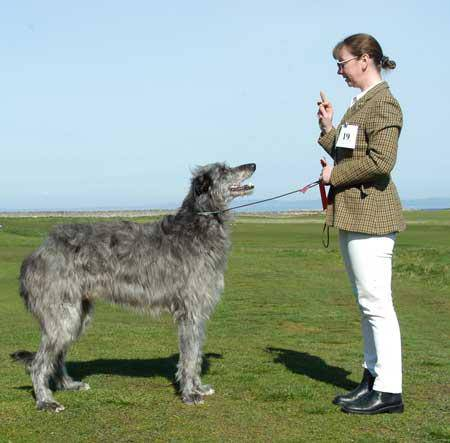
#> input picture train/01e787576c003930f96c966f9c3e1d44.jpg, 450 x 443 px, given in place of 0e47c35f24067b19557e15fcfd48778c.jpg, which was not available
$ jupyter execute --allow-errors 'Capstone - Transfer Learning using Resnet.ipynb'   (text cells are left out)
#> lines starting #> are read from the running program, lines starting #| are printed output that depends on the picture; pictures that were not available may be replaced by others from this repository, and a replacement may not be noted
[cell 1]
import tensorflow as tf
import tensorflow_hub as hub
import os
import cv2
import numpy as np
import pandas as pd
import matplotlib.pyplot as plt

[cell 2]
tf.logging.set_verbosity('ERROR')
#> (this line was passed over: tensorflow is not available in this run)

# set trainable true/False -> fine tune entire model for input data
#> (the rest of this cell did not finish here and is left out)

[cell 3]
# tf.global_variables()
# module.variable_map
tf.logging.set_verbosity('INFO')
#> (this line was passed over: tensorflow is not available in this run)
LOG_DIR = '.graphTransfer'
TRAIN_DIR = 'resTrain/'

#> (a cell that did not finish here is left out)

[cell 5]
label = pd.read_csv("labels.csv", delimiter=',', index_col=0) # 120 labels
#> (reads labels.csv from the repository)
labelOneHot = pd.get_dummies(label.breed) # 120 labels

# train and validation set
val_set = labelOneHot.sample(n=222, replace=False)
labelOneHot  = labelOneHot.drop(labels=val_set.index, axis=0)

global curr_batch  # flag to track current batch being fed in each epoch
curr_batch = 0     # first initialization, re-initialize with caution

'''
input batch-size, default = 100
uses global variable curr_batch to remember current batch location
returns tuple (flag for next batch, list of files, list of labels, 4-d array->(batch, h, w, c))
'''
def next_batch(batch_size=25, random=False):
#> called with batch_size = 1, random = True
    next_batch = True
    if random:
        label_list = val_set.sample(n=batch_size, replace=False)
        batch_list = label_list.index
    else:
        global curr_batch
        start = curr_batch*batch_size
        end   = (curr_batch+1)*batch_size
        # print("feeding Batch : " + str(curr_batch))
        # Check is it's last batch
        if ((curr_batch+1)*batch_size>len(labelOneHot)):
            end = len(labelOneHot)-1
            next_batch = False
        label_list = labelOneHot[start:end]
        batch_list = label_list.index


    batch = []
    for img in batch_list:
        pic = cv2.imread(TRAIN_DIR+img+".jpg", cv2.IMREAD_UNCHANGED)
#> pic is the input picture: shape (443, 450, 3); mean B, G, R 148.7, 163.4, 148.6
        batch.append(pic)
    batch = np.stack(batch, axis=0)
    if not(random):
        curr_batch = curr_batch + 1

    return next_batch, batch_list, label_list, batch

[cell 6]
''' Image Transformation Definitions '''
'''
randomly crop image
set kee_dim true to keep input and out put dimensions same
cropped height and width fraction
'''
def random_crop(input, h_frac=0.6, w_frac=0.6, keep_dim=True):
    height, width, _ = input.shape
    h, w = int(h_frac*height), int(w_frac*width)
    y, x = np.random.randint(0, height-h), np.random.randint(0, width-w)
    if keep_dim:
        return cv2.resize(input[x:x+w, y:y+h, :], (height, width), interpolation=cv2.INTER_CUBIC)
    else:
        return input[x:x+w, y:y+h, :]

'''
Performs gaussian or median blur of random strength
upper limit of blur strength can be passes as parameter
'''
def random_blur(input, max_strength=0.2):
    h, w, _ = input.shape
    rand = np.random.randint(0, max_strength*h)
    if rand%2==0:
        max_strength = max_strength/4
        a, b = np.random.randint(1, int(max_strength*h)), np.random.randint(1, int(max_strength*w))
        a, b = 2*a+1, 2*b+1
        return cv2.GaussianBlur(input,(a, b),0)
    else:
        rand = 2*int(rand/4)+1
        return cv2.medianBlur(input,rand)

'''
randomly rotate the image about center with scale factor of 1.1
'''
def random_rotate(input):
    rows, cols, _ = input.shape
    theta = np.random.randint(0, 360)
    M = cv2.getRotationMatrix2D((cols/2,rows/2),theta,1.1)
    return cv2.warpAffine(input,M,(cols,rows))

def random_noise(input, strength=50):
    a, b, c = input.shape
    Strength = np.random.randint(0, strength)
    noise = np.random.randn(a, b, c)
    out = input+Strength*noise
    a = np.max(out); b = min(0, np.min(out))
    return np.uint8(254/(a-b)*(out-b))

def random_skew():

    pts1 = np.float32([[50,50],[200,50],[50,200]])
    pts2 = np.float32([[10,100],[200,50],[100,200]])

    M = cv2.getAffineTransform(pts1,pts2)

    return cv2.warpAffine(img,M,(cols,rows))

[cell 7]
_, _, _, dog_img = next_batch(batch_size=1, random=True)

rand_transformation = [random_blur, random_crop, random_noise, random_rotate]

nrow = len(rand_transformation)
ncol = 5

fig, ax = plt.subplots(nrows=nrow, ncols=ncol)
fig.set_figwidth(15)
fig.set_figheight(12)

for i in range(nrow):
    for j in range(ncol):
        ax[i,j].imshow(rand_transformation[i](dog_img[0]), interpolation='nearest', aspect='auto')
#> this loop made 4 passes
#> pass 3, in random_noise, `noise = np.random.randn(a, b, c)`:
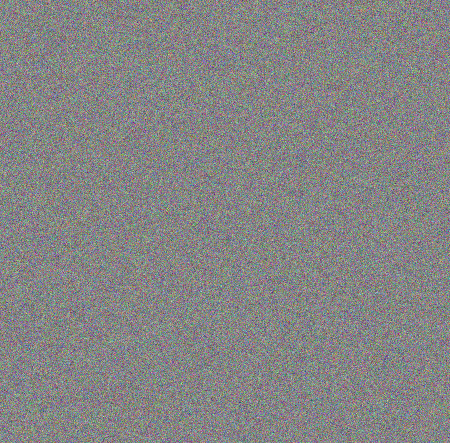
#> noise: shape (443, 450, 3) float64; mean of channels 0, 1, 2 0.00414, 0.00386, 0.000558; drawn with min black and max white
#> pass 3, in random_noise, `out = input+Strength*noise`:
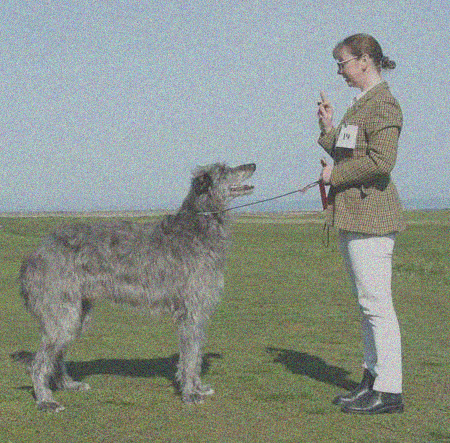
#> out: shape (443, 450, 3) float64; mean of channels 0, 1, 2 148.8, 163.5, 148.6; drawn with min black and max white
#> pass 3, in random_noise (call 2), `noise = np.random.randn(a, b, c)`:
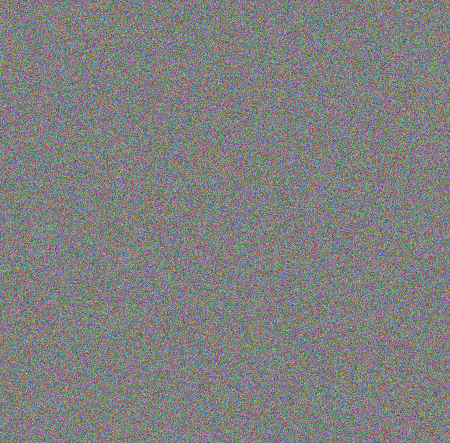
#> noise: shape (443, 450, 3) float64; mean of channels 0, 1, 2 -0.00179, 0.000989, 0.00341; drawn with min black and max white
#> pass 3, in random_noise (call 2), `out = input+Strength*noise`:
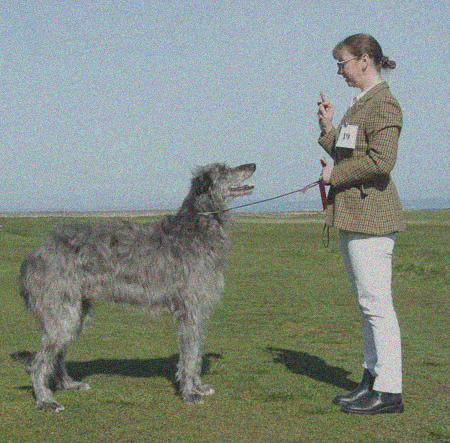
#> out: shape (443, 450, 3) float64; mean of channels 0, 1, 2 148.7, 163.4, 148.7; drawn with min black and max white
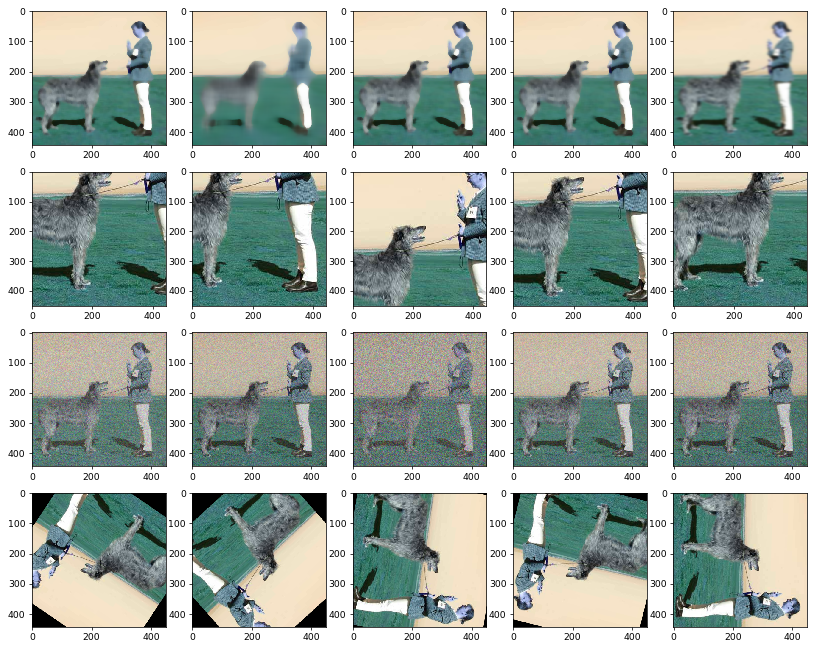
#> figure drawn by matplotlib, 20 panels

[cell 8]
rand_transformation = [random_blur, random_crop, random_noise, random_rotate]
num_trans = len(rand_transformation)
#> num_trans = 4
def imgaug(label, image):
    list_label = []
    list_image = []
    for lab,img in zip(label.values,image):
        list_label.append(lab)
        list_image.append(img)
        for i in range(num_trans):
            list_label.append(lab)
            list_image.append(rand_transformation[i](img))
    return list_label, np.stack(list_image, axis=0)
